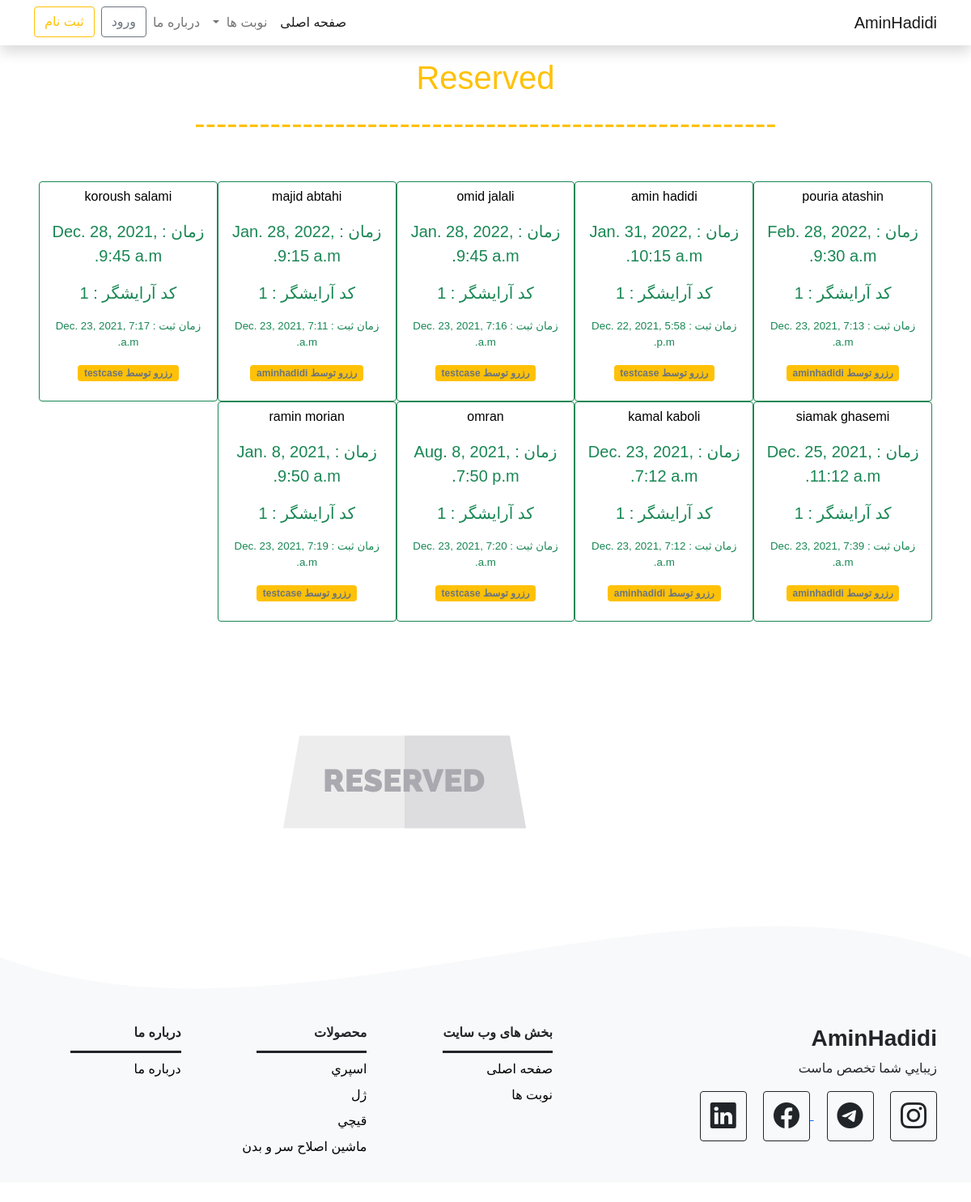
The page /turns/amin/ on the database its author committed.
### Turns/models.py (models this page shows, shortened)
class Turn(models.Model):
    customer_name=models.CharField(max_length = 50)
    Name_Barber_Choices = (
        ('1','Amin'),
        ('2','Mehrdad'),
        ('3','Navid'),
        ('4','Nima'),
    )
    name_barber = models.CharField(max_length=1, choices=Name_Barber_Choices)
    slug= models.SlugField()
    registration_time=models.DateTimeField(auto_now_add = True)
    date=models.DateTimeField()
    author=models.ForeignKey(User,default=None,on_delete=models.CASCADE)

### Turns/views.py (the view)
# urls.py: path('amin/',views.Turns_list_amin,name='Turns_list_amin'),
def Turns_list_amin(request):
    turns1 = models.Turn.objects.all().order_by('-date')
    args1 = {'Turns_amin':turns1}
    return render(request, 'Turns/Turns_list_amin.html',args1)

### Turns/templates/Turns/Turns_list_amin.html (shortened to what this page needs)
{%extends 'base.html'%}
{% load static %}
{%block content%}
<div class="text-center">
<h1 class="text-warning mt-3" style="size:60pt">Reserved</h1>
<h1 class="text-warning" style="size:60pt">------------------------------------------------------</h1>
</div>
  <section class="mt-5  me-5 ms-5">
    <div class="turnsha">
    {% for turn in Turns_amin %}
      {% if turn.name_barber == '1' %}
        <a href="{% url 'Turns:detail' slug=turn.slug %}" class="btn btn-outline-success">
        <p class="nameperson text-center">{{turn.customer_name}}</p>
        <p class="small">زمان : {{turn.date}}</p>
        <p class="small">كد آرايشگر : {{turn.name_barber}}</p>
        <p style="font-size:10pt">زمان ثبت : {{turn.registration_time}}</p>
        <p class=""> <span class="badge text-secondary  bg-warning">رزرو توسط {{turn.author.username}}</span></p>
        </a>
      {% endif %}
    {% endfor %}
    </div>
  </section>
  <div class="d-flex justify-content-center">
    <div class="col-md-3  offset-md-2 mt-5 mt-md-5">
      <img class="img-fluid mx-auto d-block" src="{% static 'img/7.svg' %}" alt="Image-Web-Developer">
    </div>
  </div>
{%endblock%}

### templates/base.html (shortened to what this page needs)
{% load static %}
<!DOCTYPE html>
<html lang="fa" dir="rtl">
<head>
  <link rel="stylesheet" href="https://cdn.jsdelivr.net/npm/bootstrap@5.0.2/dist/css/bootstrap.rtl.min.css"
>
  <link rel="stylesheet" href="https://cdn.jsdelivr.net/npm/bootstrap-icons@1.5.0/font/bootstrap-icons.css">
  <link rel="stylesheet" href="{% static 'css/3.css' %}">
</head>
<body>
  <header class="shadow">
    <nav class="navbar navbar-expand-lg navbar-light bg-white">
      <div class="container">
        <a class="navbar-brand" href="{% url 'home' %}">AminHadidi</a>
        <div class="collapse navbar-collapse" id="navbarSupportedContent">
          <ul class="navbar-nav ms-auto mb-2 mb-lg-0">
            <li class="nav-item">
              <a class="nav-link active" aria-current="page" href="{% url 'home' %}">صفحه اصلی</a>
            </li>
            <li class="nav-item dropdown">
              <a class="nav-link dropdown-toggle" href="#" id="navbarDropdown" role="button" data-bs-toggle="dropdown"
                aria-expanded="false">
              نوبت ها
              </a>
            </li>
            <li class="nav-item">
              <a class="nav-link " href="{% url 'about'%}" tabindex="-1" aria-disabled="true">درباره ما</a>
            </li>
            {% if user.is_authenticated %}
            <li>
              <a class="btn btn btn-outline-success me-2" href="{% url 'Turns:reservation' %}">ثبت نوبت</a>
            </li>
            <li class="nav-item">
              <form class="logout-link" action="{% url 'accounts:logout' %}" method="post">
                {% csrf_token %}
                <button type="submit" class="btn btn-danger">خروج</button>
              </form>
            </li>
            {% else %}
              <li class="nav-item">
                <a class="btn btn-outline-secondary me-2" href="{% url 'accounts:login' %}">ورود</a>
              </li>
              <li class="nav-item">
                <a class="btn btn-outline-warning" href="{% url 'accounts:signup' %}">ثبت نام</a>
              </li>
            {% endif %}
          </ul>
        </div>
      </div>
    </nav>
  </header>
   {%block content%}
   {%endblock%}
  <div style="height: 150px; overflow: hidden;">
    <svg viewBox="0 0 500 150" preserveAspectRatio="none" style="height: 200px; width: 100%;">
      <path d="M0.00,49.99 C150.00,150.00 349.20,-49.99 500.00,49.99 L500.00,150.00 L0.00,150.00 Z"
        style="stroke: none; fill:#f8f9fa!important ;"></path>
    </svg>
  </div>
  <footer class="bg-light">
    <div class="container pb-3">
      <div class="row">
        <div class="col-md-4">
          <h3 class="fw-bold">AminHadidi</h3>
          <p>زيبايي شما تخصص ماست</p>
          <i class="bi bi-instagram fs-2 btn btn-outline-dark"></i>
          <a href="https://t.me/AminHadidi"><i class="bi bi-telegram fs-2 mx-3 btn btn-outline-dark"></i> </a>
          <i class="bi bi-facebook fs-2 me-3 btn btn-outline-dark"></i>
          <i class="bi bi-linkedin fs-2 btn btn-outline-dark"></i>
        </div>
        <div class="col-md-7 offset-md-1">
          <div class="row g-5">
            <div class="col-md-4">
              <h6 class="fw-bold footer-header w-75">بخش های وب سایت</h6>
              <ul class="list-unstyled">
                <li><a class="footer-link" href="{% url 'home' %}" >صفحه اصلی</a></li>
                <li class="my-2"><a class="footer-link" href="{% url 'Turns:Turns_list'%}">نوبت ها</a></li>
              </ul>
            </div>
            <div class="col-md-4">
              <h6 class="fw-bold footer-header w-75">محصولات</h6>
              <ul class="list-unstyled">
                <li><a class="footer-link" href="">اسپري</a></li>
                <li class="my-2"><a class="footer-link" href="">ژل</a></li>
                <li><a  class="footer-link" href="">قيچي</a></li>
                <li class="mt-2"><a class="footer-link" href="">ماشين اصلاح سر و بدن</a></li>
              </ul>
            </div>
            <div class="col-md-4">
              <h6 class="fw-bold footer-header w-75">درباره ما</h6>
              <ul class="list-unstyled">
                <li><a class="footer-link" href="{% url 'about' %}">درباره ما</a></li>
              </ul>
            </div>
          </div>
        </div>
      </div>
    </div>
  </footer>
</body>
</html>ّّّ

### files/css/3.css (style rules this page uses)
body { font-family: arial; }
.footer-link { text-decoration: none; color: #000; }
.footer-header { border-bottom: 3px solid; height: 35px; }
.nameperson { color: black; text-decoration:none; }
.small { font-size: 15pt; }
.turnsha { display: grid; grid-template-columns: repeat(5, 1fr); }

### rows shown on the page
Turn: customer_name "pouria atashin", date "Feb. 28, 2022, 9:30 a.m.", name_barber "1", registration_time "Dec. 23, 2021, 7:13 a.m.", author.username "aminhadidi"
Turn: customer_name "amin hadidi", date "Jan. 31, 2022, 10:15 a.m.", name_barber "1", registration_time "Dec. 22, 2021, 5:58 p.m.", author.username "testcase"
Turn: customer_name "omid jalali", date "Jan. 28, 2022, 9:45 a.m.", name_barber "1", registration_time "Dec. 23, 2021, 7:16 a.m.", author.username "testcase"
Turn: customer_name "majid abtahi", date "Jan. 28, 2022, 9:15 a.m.", name_barber "1", registration_time "Dec. 23, 2021, 7:11 a.m.", author.username "aminhadidi"
Turn: customer_name "koroush salami", date "Dec. 28, 2021, 9:45 a.m.", name_barber "1", registration_time "Dec. 23, 2021, 7:17 a.m.", author.username "testcase"
Turn: customer_name "siamak ghasemi", date "Dec. 25, 2021, 11:12 a.m.", name_barber "1", registration_time "Dec. 23, 2021, 7:39 a.m.", author.username "aminhadidi"
Turn: customer_name "kamal kaboli", date "Dec. 23, 2021, 7:12 a.m.", name_barber "1", registration_time "Dec. 23, 2021, 7:12 a.m.", author.username "aminhadidi"
Turn: customer_name "omran", date "Aug. 8, 2021, 7:50 p.m.", name_barber "1", registration_time "Dec. 23, 2021, 7:20 a.m.", author.username "testcase"
Turn: customer_name "ramin morian", date "Jan. 8, 2021, 9:50 a.m.", name_barber "1", registration_time "Dec. 23, 2021, 7:19 a.m.", author.username "testcase"
